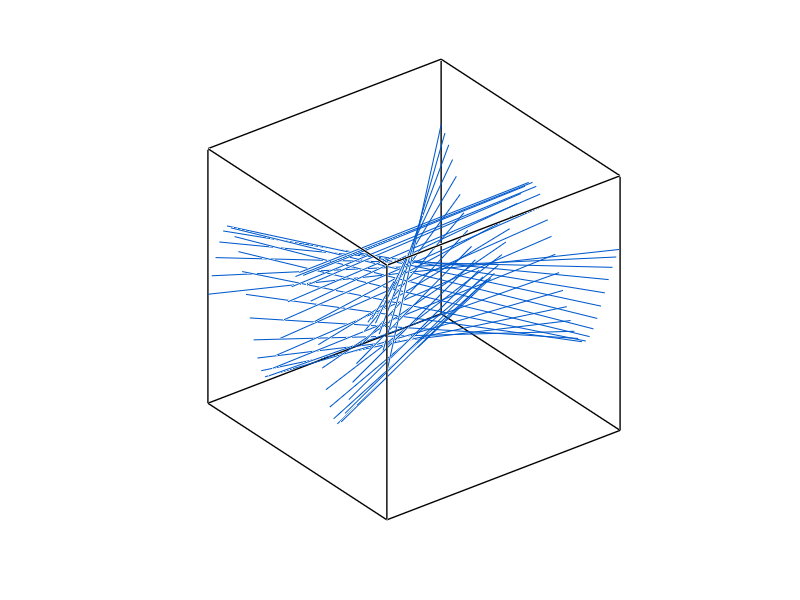

The MATLAB source for this figure: (Note: this script raises an error after producing the figure.)
%=============================================================================
% Copyright (c) 2016-present Allan CORNET (Nelson)
%=============================================================================
% This file is part of Nelson.
%=============================================================================
% LICENCE_BLOCK_BEGIN
% SPDX-License-Identifier: LGPL-3.0-or-later
% LICENCE_BLOCK_END
%=============================================================================
% <--ADV-CLI MODE-->
%=============================================================================
f = figure('Visible', 'off', 'Position', [100 100 360 260], 'Color', [1 1 1]);
vertices = [-1 -1 -1; -1 -1 1; -1 1 -1; -1 1 1; 1 -1 -1; 1 -1 1; 1 1 -1; 1 1 1];
edges = [1 2; 1 3; 1 5; 2 4; 2 6; 3 4; 3 7; 4 8; 5 6; 5 7; 6 8; 7 8];
axes('Parent', f);
axis equal;
axis off;
view(3);
hold on;
edgeCount = size(edges, 1);
edgeX = [vertices(edges(:, 1), 1), vertices(edges(:, 2), 1), nan(edgeCount, 1)]';
edgeY = [vertices(edges(:, 1), 2), vertices(edges(:, 2), 2), nan(edgeCount, 1)]';
edgeZ = [vertices(edges(:, 1), 3), vertices(edges(:, 2), 3), nan(edgeCount, 1)]';
plot3(edgeX(:), edgeY(:), edgeZ(:), 'k', 'LineWidth', 1);
segmentCount = 48;
t = linspace(-1, 1, segmentCount)';
lineX = [-ones(segmentCount, 1), ones(segmentCount, 1), nan(segmentCount, 1)]';
lineY = [t, -t, nan(segmentCount, 1)]';
lineZ = [0.5 * sin((1:segmentCount)' / 3), 0.5 * cos((1:segmentCount)' / 4), ...
  nan(segmentCount, 1)]';
plot3(lineX(:), lineY(:), lineZ(:), 'Color', [0 0.35 0.8], 'LineWidth', 0.75);
drawnow();
frame = getframe(f);
render_assert_not_blank(frame.cdata);
close(f);
%=============================================================================
